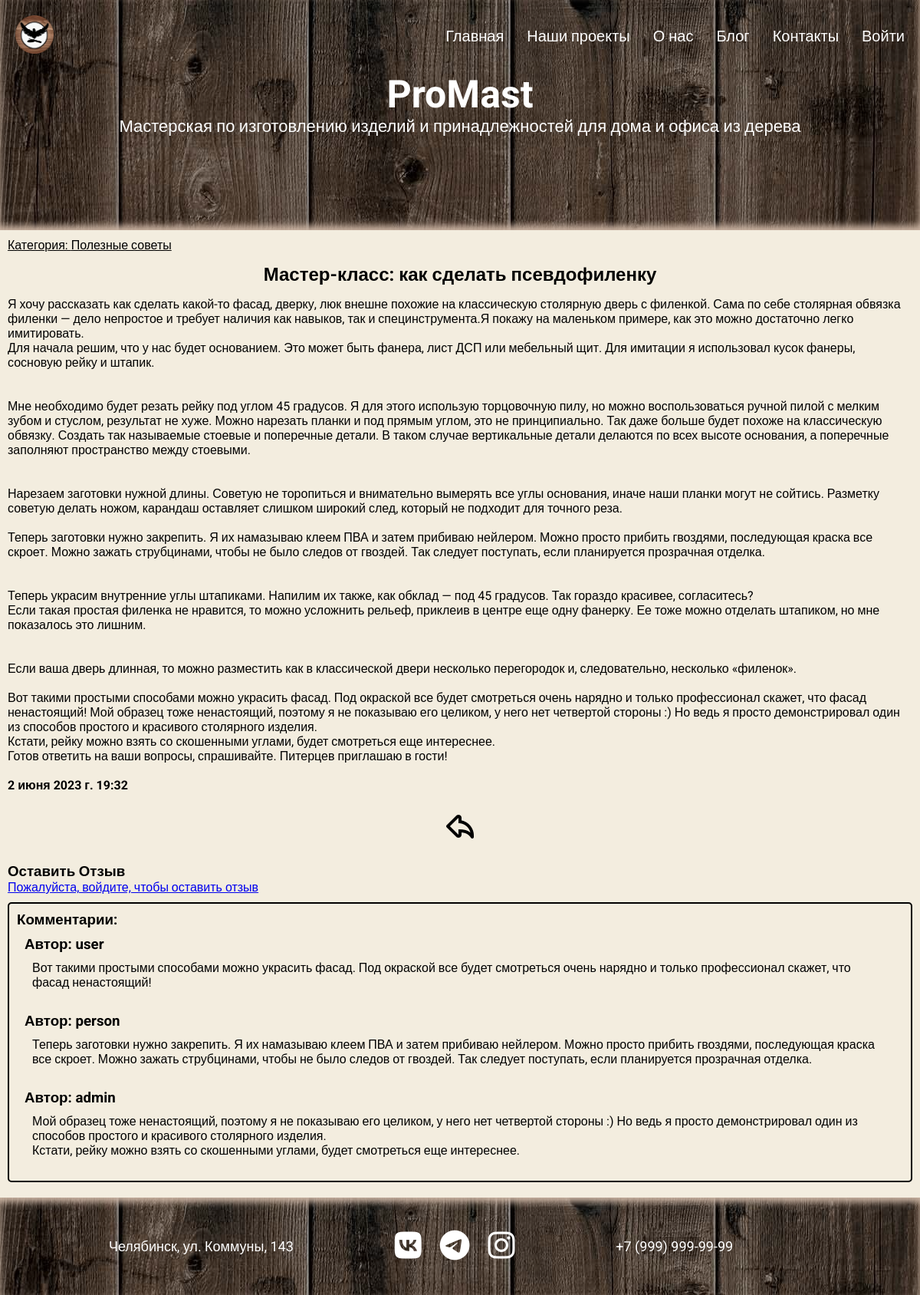
/blog/post/master-klass-kak-sdelat-psevdofilenku/, run on the app's committed database.
### blog/models.py (models this page shows, shortened)
class Blog(models.Model):
    title = models.CharField(max_length=255, verbose_name='Название')
    slug = models.SlugField(max_length=255, unique=True, verbose_name='URL')
    image = models.ImageField(upload_to='photos/%Y/%m/%d/', blank=True, verbose_name='Изображение')
    content = models.TextField(blank=True, verbose_name='Контент')
    time_created = models.DateTimeField(auto_now_add=True, verbose_name='Дата публикации')
    time_update = models.DateTimeField(auto_now=True, verbose_name='Дата обновления')
    is_published = models.BooleanField(default=True, verbose_name='Опубликовано')
    cat = models.ForeignKey('Category', on_delete=models.PROTECT, verbose_name='Категория')
    class Meta:
        verbose_name = "Новость"
        verbose_name_plural = "Новости"
        ordering = ['-time_created']
    def reviewers(self):
        queryset = self.review_set.all().values_list('owner__id', flat=True)
        return queryset

class Category(models.Model):
    name = models.CharField(max_length=255, verbose_name='Категория')
    slug = models.SlugField(max_length=255, unique=True, verbose_name='URL')
    def __str__(self):
        return self.name
    class Meta:
        verbose_name = "Категорию"
        verbose_name_plural = "Категории"

class Review(models.Model):
    owner = models.ForeignKey(User, on_delete=models.CASCADE, null=True, verbose_name='Пользователь')
    post = models.ForeignKey(Blog, on_delete=models.CASCADE, verbose_name='Пост')
    text = models.TextField(null=False, blank=False, verbose_name='Комментарий')
    created = models.DateTimeField(auto_now_add=True, verbose_name='Дата комментария')
    class Meta:
        unique_together = [['owner', 'post']]
        verbose_name = "Комментарий"
        verbose_name_plural = "Комментарии"

### blog/views.py (the view, shortened to what this page needs)
# urls.py: path('post/<slug:post_slug>/', views.show_post, name='post'),
def show_post(request, post_slug):
    post = Blog.objects.get(slug=post_slug)
    form = ReviewForm()
    context = {
        'post': post,
        'cat_selected': 1,
        'form': form,
    }
    return render(request, 'blog/post.html', context)

### blog/templates/blog/post.html (shortened to what this page needs)
{% extends 'portfolio/base.html' %}
{% block content %}
{% load static %}
<div class="post">
    <div class="container">
        <div class="post__center">
            <a href="{% url 'blog' %}">Категория: {{ post.cat }}</a>
            <h2>{{ post.title }}</h2>
            <p>{{ post.content|safe }}</p>
            <h4>{{ post.time_created }}</h4>
            <p class="back"><a href="#" onclick="history.back()"><img src="{% static 'blog/back.png' %}" alt=""></a></p>
        </div>
    </div>
</div>
<div class="comments">
    <div class="container">
        <h3>Оставить Отзыв</h3>
        {% if request.user.id in post.reviewers %}
        <p>Вы уже оставляли комментарий об этой статье</p>
        {% else %}
        <a href="{% url 'login' %}">Пожалуйста, войдите, чтобы оставить отзыв</a>
        {% endif %}
        <div class="comment__list">
            <h3>Комментарии:</h3>
            {% for review in post.review_set.all %}
            <div class="comment">
                <h3>Автор: {{ review.owner }}</h3>
                <p class="comment__info">
                    {{ review.text|linebreaksbr }}
                </p>
            </div>
            {% endfor %}
        </div>
    </div>
</div>
{% endblock %}

### portfolio/static/css/style.css (style rules this page uses)
* { margin: 0; padding: 0; -webkit-box-sizing: border-box; box-sizing: border-box; }
body { font-family: 'Roboto', sans-serif; background: #F3EDDF; }
.container { max-width: 1200px; margin: 0px auto; }
.post { background: #F3EDDF; display: flex; box-sizing: border-box; padding: 10px; }
.post__center img { max-width: 100%; height: auto; }
.post__center .back { text-align: center; padding-top: 20px; }
.post__center a { padding: 15px auto 15px; color: #000; }
.post__center h2 { text-align: center; padding: 15px; }
.comments { padding: 10px; }
.field__comments, .comment__list, .comment, .comment__info { padding: 10px; }
.comment__list { border: 2px solid #000; border-radius: 5px; margin: 10px auto 10px; }

### data on the page
Blog: cat "Полезные советы", title "Мастер-класс: как сделать псевдофиленку", content "Я хочу рассказать как сделать какой-то фасад, дверку, люк внешне похожие на классическую столярную дверь с филенкой. Сама по себе столярная обвязка филенки — дело непростое и требует наличия как навыков, так и специнструмента.Я покажу на маленьком примере, как это можно достаточно легко имитировать. Для начала решим, что у нас будет основанием. Это может быть фанера, лист ДСП или мебельный щит. Для имитации я использовал кусок фанеры, сосновую рейку и штапик. Мне необходимо будет резать рейку под углом 45 градусов. Я для этого использую торцовочную пилу, но можно воспользоваться ручной пилой с мелким зубом и стуслом, результат не хуже. Можно нарезать планки и под прямым углом, это не…", time_created "2 июня 2023 г. 19:32"
Review: owner "user", text "Вот такими простыми способами можно украсить фасад. Под окраской все будет смотреться очень нарядно и только профессионал скажет, что фасад ненастоящий!"
Review: owner "person", text "Теперь заготовки нужно закрепить. Я их намазываю клеем ПВА и затем прибиваю нейлером. Можно просто прибить гвоздями, последующая краска все скроет. Можно зажать струбцинами, чтобы не было следов от гвоздей. Так следует поступать, если планируется прозрачная отделка."
Review: owner "admin", text "Мой образец тоже ненастоящий, поэтому я не показываю его целиком, у него нет четвертой стороны :) Но ведь я просто демонстрировал один из способов простого и красивого столярного изделия. Кстати, рейку можно взять со скошенными углами, будет смотреться еще интереснее."
